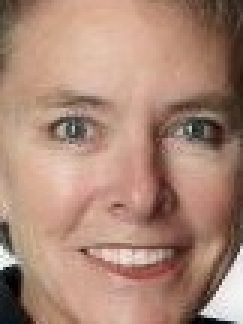
#> input picture gender-images/female/132633.jpg.jpg, 81 x 108 px (shown 3 times larger); its folder holds only this picture in this run
$ jupyter execute --allow-errors '21917022 - Timothy Dillan Tandjung - Tugas PCA.ipynb'
#> lines starting #> are read from the running program, lines starting #| are printed output that depends on the picture
# Tugas PCA
## Timothy Dillan Tandjung (NIM: 20917054)

# Dataset
Dataset yang digunakan adalah Movie Conversations yang disediakan di [kaggle](https://www.kaggle.com/cashutosh/gender-classification-dataset).

Dataset yang digunakan pada metode ini berasal dari Kaggle, diunggah pada tahun 2019, berisi 23.766 ribu gambar laki-laki, dan 23.243 ribu gambar perempuan. Dataset gambar yang digunakan juga mengandung berbagai macam ekspresi dan ras.

# Importing Libraries
Untuk memulai workflow machine learning pada dataset, beberapa library seperti pandas, numpy, os, sklearn, dan openCV (cv2) akan digunakan untuk melakukan pra pemrosesan pada data serta membuat model untuk mengenali jenis kelamin.

[cell 1]
import pandas as pd
import numpy as np
import matplotlib.pyplot as plt
import seaborn as sns
import os
import cv2
from sklearn.model_selection import train_test_split
from sklearn.preprocessing import StandardScaler
from sklearn.decomposition import PCA
from sklearn.svm import SVC
from sklearn.metrics import classification_report

# Prapemrosesan
## Gray Scaling, Resize 80x80
Dalam proses prapemrosesan, terdapat beberapa tahapan yang dijalankan, yakni gray scaling, resize 80x80, standardization, dan reduksi dimensi. Pada tahap gray scaling, setiap gambar dijadikan hitam putih agar setiap gambar memiliki warna yang terstandardidasi dan mempercepat proses komputasi. Setelah itu, setiap gambar dibentuk ulang ke dalam bentuk 80x80 pixelsnya agar setiap gambar memiliki dimensi yang seragam.
Keseragaman dimensi penting dalam tahap ini karena dalam proses pelatihan sebuah model, dibutuhkan dimensi yang seragam untuk keseluruhan input.

[cell 2]
genders = []
images = []
train_path = 'gender-images'
list_of_genders = os.listdir(train_path)

# Untuk setiap gender yang ada di dalam dataset,
for gender in list_of_genders:
    try:
        # Ambil nama setiap gambar
        pictures = os.listdir(train_path+'/'+gender)
    except:
        continue
    # Dan untuk setiap gambar
    for person_img in pictures:
        # Load gambarnya
        image = cv2.imread(train_path + "/" + gender + "/" + person_img)
#> image is the input picture: shape (108, 81, 3); mean B, G, R 118.8, 135.8, 171.3
        # Lakukan *gray-scaling* pada gambar
        image = cv2.cvtColor(image, cv2.COLOR_BGR2GRAY)
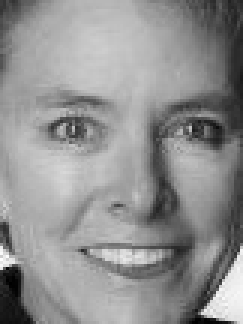
#> image: shape (108, 81) (shown 3 times larger); min 0, max 254, mean 144.5
        # Resize ukuran menjadi 80x80
        image = cv2.resize(image, (80, 80))
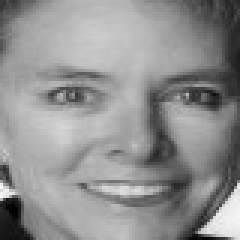
#> image: shape (80, 80) (shown 3 times larger); min 2, max 249, mean 144.4
        # Lalu tambahkan data gambar ke list gambar
        images.append(image)
        # dan tambahkan corresponding gendernya ke list gender
        genders.append(gender)
#> pass 2 of the loop `for gender in list_of_genders:`:
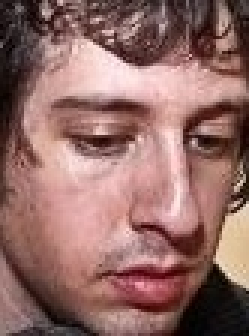
#> input picture gender-images/male/095840.jpg.jpg, 83 x 112 px (shown 3 times larger)
#> image is the input picture: shape (112, 83, 3); mean B, G, R 102.3, 107.3, 146.2
#> `image = cv2.cvtColor(image, cv2.COLOR_BGR2GRAY)`:
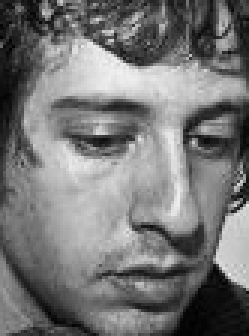
#> image: shape (112, 83) (shown 3 times larger); min 1, max 242, mean 118.4
#> `image = cv2.resize(image, (80, 80))`:
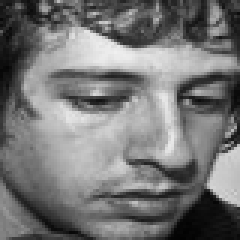
#> image: shape (80, 80) (shown 3 times larger); min 2, max 240, mean 118.2

[cell 3]
len(images)
#> Out = 2

[cell 4]
# Merubah list gambar menjadi bentuk matriks n * 80x80 = 47.009 * 6400
# 47.009 merujuk ke jumlah gambar, dan 6400 merujuk ke dimensi setiap gambar.
images_arr = np.array(images).reshape(len(images), images[0].shape[0]*images[0].shape[1])

# Standardization
Setelah setiap gambar memiliki ukuran yang seragam, standardidasi atau penskalaan data perlu dilakukan agar setiap fitur yang digunakan dapat dibandingkan dengan bobot yang sama (Pedregosa et al., 2021). Penskalaan fitur dilakukan dengan cara mentransformasi setiap nilai pada dataset ke standard scorenya

[cell 5]
# Split dataset gambar, dengan 70% untuk training dan 30% untuk testing.
train_img, test_img, train_lbl, test_lbl = train_test_split(images_arr, genders, test_size=0.3, random_state=1)
#> train_lbl = ['male']; test_lbl = ['female']

[cell 6]
# Standardidasi dataset, dengan memfitting sebuah model standardidasi dengan data training,
# dan lalu mentransformasi data training dan testing.
scaler = StandardScaler().fit(train_img)
train_img = scaler.transform(train_img)
test_img = scaler.transform(test_img)

# PCA
Lalu, pada tahap terakhir, PCA digunakan untuk mereduksi dimensi dari setiap gambar, dengan 248 principal components (fitur yang akan digunakan untuk pelatihan model) dan jumlah persentase variance yang dipertahankan sebesar 95%. Dengan direduksinya dimensi data menggunakan PCA, variabel redundant dapat dengan mudah dibuang dan model pembelajaran mesin dapat dengan mudah dan cepat dilatih.

[cell 7]
# Membuat sebuah model PCA dengan data training yang memperthankan 95% persentase variance
pca = PCA(n_components=0.95).fit(train_img)

[cell 8]
# Jumlah persentase variance model PCA
round(pca.explained_variance_ratio_.sum(), 5)
#> Out = nan

[cell 9]
# Transformasi data training dan testing dengan model PCA yang telah dibuat
pca_train = pca.transform(train_img)
#> pca_train = [0]
pca_test = pca.transform(test_img)
#> pca_test = [27]

[cell 10]
# Mengecek shape hasil transformasi data training
# dapat dilihat bahwa shape data training sekarang berbentuk (32906, 125)
# 32906 = jumlah gambar, 125 = jumlah dimensi
pca_train.shape
#> Out = (1, 1)

[cell 11]
# Mengecek shape hasil transformasi data training
# dapat dilihat bahwa shape data training sekarang berbentuk (14103, 125)
# 14103 = jumlah gambar, 125 = jumlah dimensi
pca_test.shape
#> Out = (1, 1)
